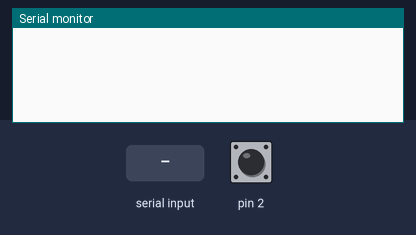
This sketch was run on a simulated Arduino Leonardo, built with avr-gcc and run on an emulated ATmega32U4. On the bench: the last lines printed to the serial monitor. The test bench sets the inputs (shaded band); at power-on: pin 2 HIGH.

Above: at 1.2 s.
1.3 s: "~|" received over the second serial link
At 1.8 s:
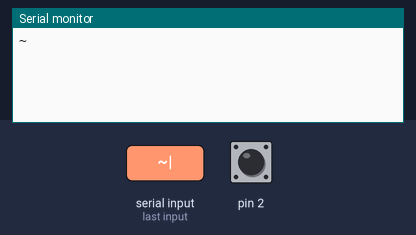
2.8 s: "`|" received over the second serial link
At 4.0 s:
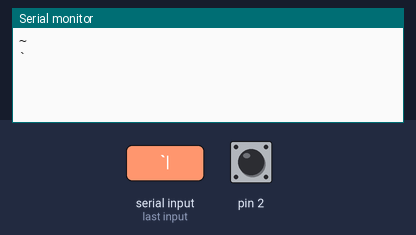
4.3 s: "<|" received over the second serial link
At 5.3 s:
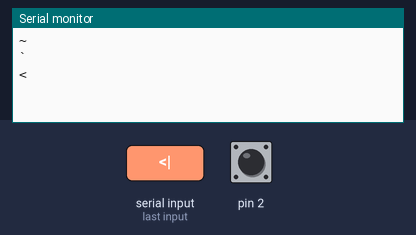
5.8 s: ",|" received over the second serial link
At 6.4 s:
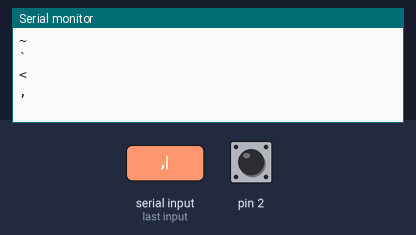
7.3 s: ">|" received over the second serial link
At 8.5 s:
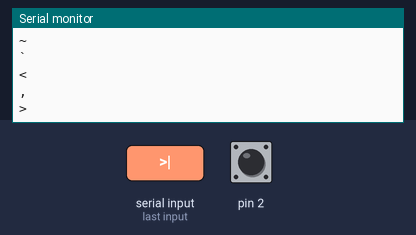
8.8 s: ";|" received over the second serial link
At 9.9 s:
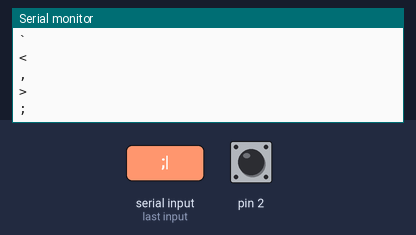

The sketch:

armband_mouse_control.ino
```cpp
/*
  Program: Control Computer Mouse Cursor Using The Armband

  This program uses the Arduino Leonardo board which has a Mouse library that can be used to
  control the mouse cursor of the PC using the board.
  Data is sent wirelessly from the HCI armband via HC-05 bluetooth module's at both boards.
  We take the data received from the HCI armband, and use the data as follows:
  EMG data (Making the hand into fist)--> Mouse CLICK.
  IMU Accelerometer x,y data --> Mouse cursor MOVE on screen.
*/

#include <Mouse.h>

String data = "";
String emgAmpS = "", emgAmp2S = "", IMU_hS = "", IMU_vS = "", IMU_hRestS = "", IMU_vRestS = "";
int index0 =0, index1 = 0, index2 = 0, index3 = 0, index4 = 0, index5 = 0;
float IMU_h = 0, IMU_v = 0, IMU_hRest = 0, IMU_vRest = 0;
int xpos = 0, ypos = 0;
int emgAmp = 0, emgAmp2 = 0;

void setup() {
  pinMode(2, INPUT);
  digitalWrite(2, HIGH);
  Serial.begin(38400);
  Serial1.begin(38400);
}

void loop() {
  if (Serial1.available() > 0) {
    data = Serial1.readStringUntil('|');
    Serial.println(data);
    //data = data.substring(0, data.length() - 1);
    //Serial.println(data);
    index0 = data.indexOf("~");
    index1 = data.indexOf("`");
    index2 = data.indexOf("<");
    index3 = data.indexOf(",");
    index4 = data.indexOf(">");
    index5 = data.indexOf(";");

    emgAmpS = data.substring(index0 + 1, index1);
    emgAmp = emgAmpS.toInt();
    IMU_vRestS = data.substring(index1 + 1, index2);
    IMU_vRest = IMU_vRestS.toFloat();
    IMU_vS = data.substring(index2 + 1, index3);
    IMU_v = IMU_vS.toFloat();
    IMU_hRestS = data.substring(index3 + 1, index4);
    IMU_hRest = IMU_hRestS.toFloat();
    IMU_hS = data.substring(index4 + 1, index5);
    IMU_h = IMU_hS.toFloat();
    emgAmp2S = data.substring(index5+1, data.length());
    emgAmp2 = emgAmp2S.toInt();
  }

  if (digitalRead(2) == LOW) {

    Mouse.begin();

    //move cursor
    xpos = int(map(IMU_h, -100, 100, -128, 128));
    ypos = int(map(IMU_v, 100, -100, -128, 128));
    Mouse.move(xpos, ypos, 0);
    delay(100);

    //clickRight
    if(emgAmp2 == HIGH){
      Mouse.press(MOUSE_RIGHT);
      delay(100);
      Mouse.release(MOUSE_RIGHT);
      }


    //clickLeft
    if(emgAmp == HIGH){
      Mouse.press(MOUSE_LEFT);
      delay(100);
      Mouse.release(MOUSE_LEFT);
      }
  }
  else {
    Mouse.end();
  }
}
```

Measured:
- after the input at 1.3 s, the serial monitor: prints a new line at once (image 1)
- after the input at 2.8 s, the serial monitor: prints a new line at once (image 2)
- after the input at 4.3 s, the serial monitor: prints a new line at once (image 3)
- after the input at 5.8 s, the serial monitor: prints a new line at once (image 4)
- after the input at 7.3 s, the serial monitor: prints a new line at once (image 5)
- after the input at 8.8 s, the serial monitor: prints a new line at once (image 6)
